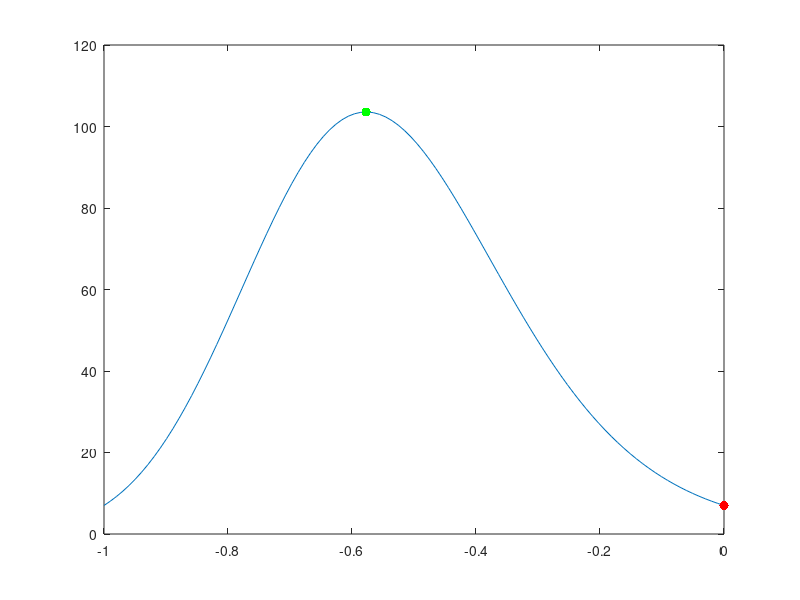

Write MATLAB code to recreate this figure.
% Optimize 7 e^{7x^3-7x} on [-1, 0]
close all;
f = @(x) 7 * exp(7*x.^3 - 7*x);
x = linspace(-1, 0);
plot(x, f(x));
hold on;

% Basic minimum search
xmin = fminbnd(f, -1, 0);
plot(xmin, f(xmin), '.r', 'markersize', 20);
disp('Global min (x, y) ');
disp([xmin, f(xmin)])

% Max search: look for mins of -f(x)
fn = @(x) -1*f(x);
xmax = fminbnd(fn, -1, 0);
plot(xmax, f(xmax), '.g', 'markersize', 20);
disp('Global max (x, y) ');
disp([xmax, f(xmax)])

